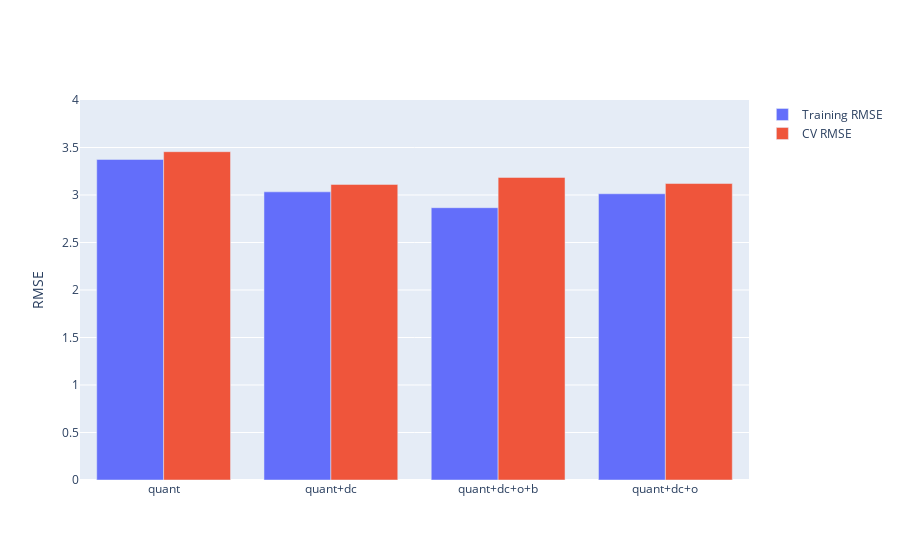

Write notebook code for a chart like this one.
### Code cell
fig = compare_models(models)
fig.update_yaxes(range = [0, 4], title = "RMSE")

### Figure 1 — Plotly figure (JSON) as saved in the notebook; plotly's stock layout.template omitted (floating-point values rounded to 4 significant figures)
{"data": [{"name": "Training RMSE", "type": "bar", "x": ["quant", "quant+dc", "quant+dc+o+b", "quant+dc+o"], "y": [3.375, 3.033, 2.866, 3.013]}, {"name": "CV RMSE", "type": "bar", "x": ["quant", "quant+dc", "quant+dc+o+b", "quant+dc+o"], "y": [3.456, 3.111, 3.185, 3.121]}], "layout": {"yaxis": {"range": [0, 4], "title": {"text": "RMSE"}}}}
